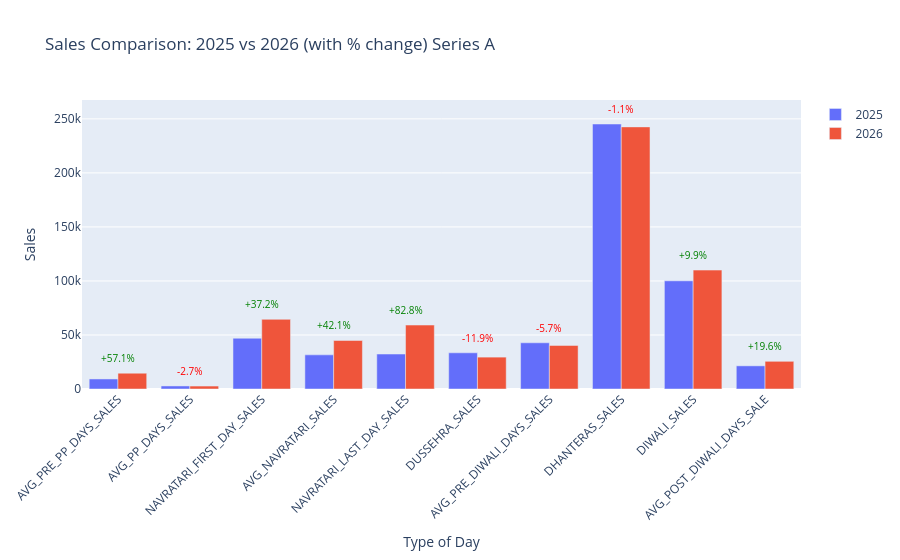

This figure's notebook cell:
### Code cell
comparison_between_two_years_festive_days(2025,2026)

### Figure 1 — Plotly figure (JSON) as saved in the notebook; plotly's stock layout.template omitted (floating-point values rounded to 4 significant figures)
{"data": [{"name": "2025", "type": "bar", "x": ["AVG_PRE_PP_DAYS_SALES", "AVG_PP_DAYS_SALES", "NAVRATARI_FIRST_DAY_SALES", "AVG_NAVRATARI_SALES", "NAVRATARI_LAST_DAY_SALES", "DUSSEHRA_SALES", "AVG_PRE_DIWALI_DAYS_SALES", "DHANTERAS_SALES", "DIWALI_SALES", "AVG_POST_DIWALI_DAYS_SALE"], "y": [9295.0, 2811.0, 47000.0, 31600.0, 32360.0, 33490.0, 42760.0, 245200.0, 100100.0, 21440.0]}, {"name": "2026", "type": "bar", "x": ["AVG_PRE_PP_DAYS_SALES", "AVG_PP_DAYS_SALES", "NAVRATARI_FIRST_DAY_SALES", "AVG_NAVRATARI_SALES", "NAVRATARI_LAST_DAY_SALES", "DUSSEHRA_SALES", "AVG_PRE_DIWALI_DAYS_SALES", "DHANTERAS_SALES", "DIWALI_SALES", "AVG_POST_DIWALI_DAYS_SALE"], "y": [14610.0, 2734.0, 64460.0, 44920.0, 59170.0, 29500.0, 40310.0, 242600.0, 110000.0, 25640.0]}], "layout": {"annotations": [{"font": {"color": "green", "size": 10}, "showarrow": false, "text": "+57.1%", "x": "AVG_PRE_PP_DAYS_SALES", "y": 14610.0, "yshift": 15}, {"font": {"color": "red", "size": 10}, "showarrow": false, "text": "-2.7%", "x": "AVG_PP_DAYS_SALES", "y": 2811.0, "yshift": 15}, {"font": {"color": "green", "size": 10}, "showarrow": false, "text": "+37.2%", "x": "NAVRATARI_FIRST_DAY_SALES", "y": 64462, "yshift": 15}, {"font": {"color": "green", "size": 10}, "showarrow": false, "text": "+42.1%", "x": "AVG_NAVRATARI_SALES", "y": 44920.0, "yshift": 15}, {"font": {"color": "green", "size": 10}, "showarrow": false, "text": "+82.8%", "x": "NAVRATARI_LAST_DAY_SALES", "y": 59173, "yshift": 15}, {"font": {"color": "red", "size": 10}, "showarrow": false, "text": "-11.9%", "x": "DUSSEHRA_SALES", "y": 33493, "yshift": 15}, {"font": {"color": "red", "size": 10}, "showarrow": false, "text": "-5.7%", "x": "AVG_PRE_DIWALI_DAYS_SALES", "y": 42760.0, "yshift": 15}, {"font": {"color": "red", "size": 10}, "showarrow": false, "text": "-1.1%", "x": "DHANTERAS_SALES", "y": 245243, "yshift": 15}, {"font": {"color": "green", "size": 10}, "showarrow": false, "text": "+9.9%", "x": "DIWALI_SALES", "y": 110043, "yshift": 15}, {"font": {"color": "green", "size": 10}, "showarrow": false, "text": "+19.6%", "x": "AVG_POST_DIWALI_DAYS_SALE", "y": 25640.0, "yshift": 15}], "barmode": "group", "title": {"text": "Sales Comparison: 2025 vs 2026 (with % change) Series A"}, "xaxis": {"tickangle": -45, "title": {"text": "Type of Day"}}, "yaxis": {"title": {"text": "Sales"}}}}
